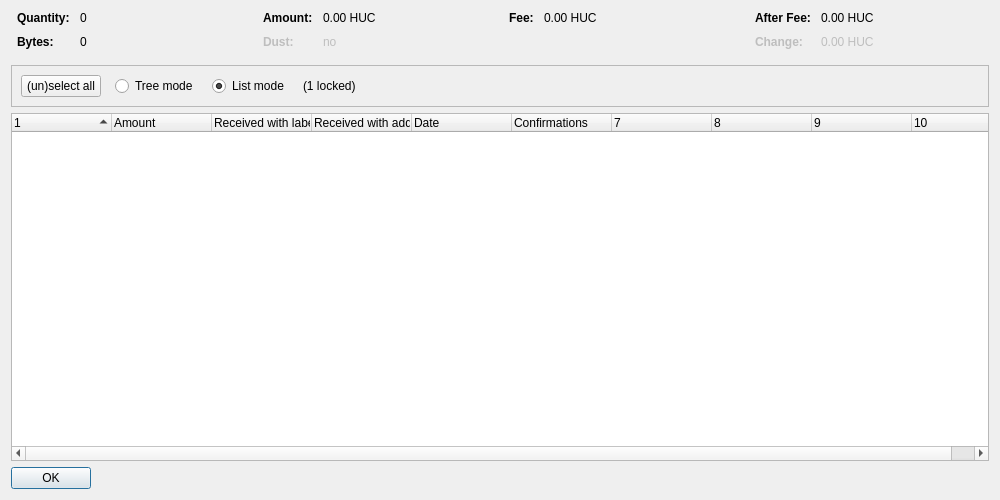
<?xml version="1.0" encoding="UTF-8"?>
<ui version="4.0">
 <class>CoinControlDialog</class>
 <widget class="QDialog" name="CoinControlDialog">
  <property name="geometry">
   <rect>
    <x>0</x>
    <y>0</y>
    <width>1000</width>
    <height>500</height>
   </rect>
  </property>
  <property name="windowTitle">
   <string>Coin Selection</string>
  </property>
  <layout class="QVBoxLayout" name="verticalLayout">
   <item>
    <layout class="QHBoxLayout" name="horizontalLayoutTop" stretch="0,0,0,0">
     <property name="topMargin">
      <number>0</number>
     </property>
     <property name="bottomMargin">
      <number>10</number>
     </property>
     <item>
      <layout class="QFormLayout" name="formLayoutCoinControl1">
       <property name="horizontalSpacing">
        <number>10</number>
       </property>
       <property name="verticalSpacing">
        <number>10</number>
       </property>
       <property name="leftMargin">
        <number>6</number>
       </property>
       <property name="rightMargin">
        <number>6</number>
       </property>
       <item row="0" column="0">
        <widget class="QLabel" name="labelCoinControlQuantityText">
         <property name="font">
          <font>
           <weight>75</weight>
           <bold>true</bold>
          </font>
         </property>
         <property name="text">
          <string>Quantity:</string>
         </property>
        </widget>
       </item>
       <item row="0" column="1">
        <widget class="QLabel" name="labelCoinControlQuantity">
         <property name="cursor">
          <cursorShape>IBeamCursor</cursorShape>
         </property>
         <property name="contextMenuPolicy">
          <enum>Qt::ActionsContextMenu</enum>
         </property>
         <property name="text">
          <string notr="true">0</string>
         </property>
         <property name="textInteractionFlags">
          <set>Qt::LinksAccessibleByMouse|Qt::TextSelectableByKeyboard|Qt::TextSelectableByMouse</set>
         </property>
        </widget>
       </item>
       <item row="1" column="0">
        <widget class="QLabel" name="labelCoinControlBytesText">
         <property name="font">
          <font>
           <weight>75</weight>
           <bold>true</bold>
          </font>
         </property>
         <property name="text">
          <string>Bytes:</string>
         </property>
        </widget>
       </item>
       <item row="1" column="1">
        <widget class="QLabel" name="labelCoinControlBytes">
         <property name="cursor">
          <cursorShape>IBeamCursor</cursorShape>
         </property>
         <property name="contextMenuPolicy">
          <enum>Qt::ActionsContextMenu</enum>
         </property>
         <property name="text">
          <string notr="true">0</string>
         </property>
         <property name="textInteractionFlags">
          <set>Qt::LinksAccessibleByMouse|Qt::TextSelectableByKeyboard|Qt::TextSelectableByMouse</set>
         </property>
        </widget>
       </item>
      </layout>
     </item>
     <item>
      <layout class="QFormLayout" name="formLayoutCoinControl2">
       <property name="horizontalSpacing">
        <number>10</number>
       </property>
       <property name="verticalSpacing">
        <number>10</number>
       </property>
       <property name="leftMargin">
        <number>6</number>
       </property>
       <property name="rightMargin">
        <number>6</number>
       </property>
       <item row="0" column="0">
        <widget class="QLabel" name="labelCoinControlAmountText">
         <property name="font">
          <font>
           <weight>75</weight>
           <bold>true</bold>
          </font>
         </property>
         <property name="text">
          <string>Amount:</string>
         </property>
        </widget>
       </item>
       <item row="0" column="1">
        <widget class="QLabel" name="labelCoinControlAmount">
         <property name="cursor">
          <cursorShape>IBeamCursor</cursorShape>
         </property>
         <property name="contextMenuPolicy">
          <enum>Qt::ActionsContextMenu</enum>
         </property>
         <property name="text">
          <string notr="true">0.00 HUC</string>
         </property>
         <property name="textInteractionFlags">
          <set>Qt::LinksAccessibleByMouse|Qt::TextSelectableByKeyboard|Qt::TextSelectableByMouse</set>
         </property>
        </widget>
       </item>
       <item row="1" column="0">
        <widget class="QLabel" name="labelCoinControlLowOutputText">
         <property name="enabled">
          <bool>false</bool>
         </property>
         <property name="font">
          <font>
           <weight>75</weight>
           <bold>true</bold>
          </font>
         </property>
         <property name="text">
          <string>Dust:</string>
         </property>
        </widget>
       </item>
       <item row="1" column="1">
        <widget class="QLabel" name="labelCoinControlLowOutput">
         <property name="enabled">
          <bool>false</bool>
         </property>
         <property name="cursor">
          <cursorShape>IBeamCursor</cursorShape>
         </property>
         <property name="contextMenuPolicy">
          <enum>Qt::ActionsContextMenu</enum>
         </property>
         <property name="text">
          <string notr="true">no</string>
         </property>
         <property name="textInteractionFlags">
          <set>Qt::LinksAccessibleByMouse|Qt::TextSelectableByKeyboard|Qt::TextSelectableByMouse</set>
         </property>
        </widget>
       </item>
      </layout>
     </item>
     <item>
      <layout class="QFormLayout" name="formLayoutCoinControl3">
       <property name="horizontalSpacing">
        <number>10</number>
       </property>
       <property name="verticalSpacing">
        <number>10</number>
       </property>
       <property name="leftMargin">
        <number>6</number>
       </property>
       <property name="rightMargin">
        <number>6</number>
       </property>
       <item row="0" column="0">
        <widget class="QLabel" name="labelCoinControlFeeText">
         <property name="font">
          <font>
           <weight>75</weight>
           <bold>true</bold>
          </font>
         </property>
         <property name="text">
          <string>Fee:</string>
         </property>
        </widget>
       </item>
       <item row="0" column="1">
        <widget class="QLabel" name="labelCoinControlFee">
         <property name="cursor">
          <cursorShape>IBeamCursor</cursorShape>
         </property>
         <property name="contextMenuPolicy">
          <enum>Qt::ActionsContextMenu</enum>
         </property>
         <property name="text">
          <string notr="true">0.00 HUC</string>
         </property>
         <property name="textInteractionFlags">
          <set>Qt::LinksAccessibleByMouse|Qt::TextSelectableByKeyboard|Qt::TextSelectableByMouse</set>
         </property>
        </widget>
       </item>
      </layout>
     </item>
     <item>
      <layout class="QFormLayout" name="formLayoutCoinControl4">
       <property name="horizontalSpacing">
        <number>10</number>
       </property>
       <property name="verticalSpacing">
        <number>10</number>
       </property>
       <property name="leftMargin">
        <number>6</number>
       </property>
       <property name="rightMargin">
        <number>6</number>
       </property>
       <item row="0" column="0">
        <widget class="QLabel" name="labelCoinControlAfterFeeText">
         <property name="font">
          <font>
           <weight>75</weight>
           <bold>true</bold>
          </font>
         </property>
         <property name="text">
          <string>After Fee:</string>
         </property>
        </widget>
       </item>
       <item row="0" column="1">
        <widget class="QLabel" name="labelCoinControlAfterFee">
         <property name="cursor">
          <cursorShape>IBeamCursor</cursorShape>
         </property>
         <property name="contextMenuPolicy">
          <enum>Qt::ActionsContextMenu</enum>
         </property>
         <property name="text">
          <string notr="true">0.00 HUC</string>
         </property>
         <property name="textInteractionFlags">
          <set>Qt::LinksAccessibleByMouse|Qt::TextSelectableByKeyboard|Qt::TextSelectableByMouse</set>
         </property>
        </widget>
       </item>
       <item row="1" column="0">
        <widget class="QLabel" name="labelCoinControlChangeText">
         <property name="enabled">
          <bool>false</bool>
         </property>
         <property name="font">
          <font>
           <weight>75</weight>
           <bold>true</bold>
          </font>
         </property>
         <property name="text">
          <string>Change:</string>
         </property>
        </widget>
       </item>
       <item row="1" column="1">
        <widget class="QLabel" name="labelCoinControlChange">
         <property name="enabled">
          <bool>false</bool>
         </property>
         <property name="cursor">
          <cursorShape>IBeamCursor</cursorShape>
         </property>
         <property name="contextMenuPolicy">
          <enum>Qt::ActionsContextMenu</enum>
         </property>
         <property name="text">
          <string notr="true">0.00 HUC</string>
         </property>
         <property name="textInteractionFlags">
          <set>Qt::LinksAccessibleByMouse|Qt::TextSelectableByKeyboard|Qt::TextSelectableByMouse</set>
         </property>
        </widget>
       </item>
      </layout>
     </item>
    </layout>
   </item>
   <item>
    <widget class="QFrame" name="frame">
     <property name="minimumSize">
      <size>
       <width>0</width>
       <height>40</height>
      </size>
     </property>
     <property name="frameShape">
      <enum>QFrame::StyledPanel</enum>
     </property>
     <property name="frameShadow">
      <enum>QFrame::Sunken</enum>
     </property>
     <layout class="QHBoxLayout" name="horizontalLayout">
      <item>
       <layout class="QHBoxLayout" name="horizontalLayoutPanel" stretch="0,0,0,0,0">
        <property name="spacing">
         <number>14</number>
        </property>
        <item>
         <widget class="QPushButton" name="pushButtonSelectAll">
          <property name="sizePolicy">
           <sizepolicy hsizetype="Maximum" vsizetype="Fixed">
            <horstretch>0</horstretch>
            <verstretch>0</verstretch>
           </sizepolicy>
          </property>
          <property name="text">
           <string>(un)select all</string>
          </property>
          <property name="autoDefault">
           <bool>false</bool>
          </property>
         </widget>
        </item>
        <item>
         <widget class="QRadioButton" name="radioTreeMode">
          <property name="sizePolicy">
           <sizepolicy hsizetype="Maximum" vsizetype="Fixed">
            <horstretch>0</horstretch>
            <verstretch>0</verstretch>
           </sizepolicy>
          </property>
          <property name="text">
           <string>Tree mode</string>
          </property>
         </widget>
        </item>
        <item>
         <widget class="QRadioButton" name="radioListMode">
          <property name="sizePolicy">
           <sizepolicy hsizetype="Maximum" vsizetype="Fixed">
            <horstretch>0</horstretch>
            <verstretch>0</verstretch>
           </sizepolicy>
          </property>
          <property name="text">
           <string>List mode</string>
          </property>
          <property name="checked">
           <bool>true</bool>
          </property>
         </widget>
        </item>
        <item>
         <widget class="QLabel" name="labelLocked">
          <property name="text">
           <string notr="true">(1 locked)</string>
          </property>
         </widget>
        </item>
        <item>
         <spacer name="horizontalSpacer">
          <property name="orientation">
           <enum>Qt::Horizontal</enum>
          </property>
          <property name="sizeHint" stdset="0">
           <size>
            <width>40</width>
            <height>20</height>
           </size>
          </property>
         </spacer>
        </item>
       </layout>
      </item>
     </layout>
    </widget>
   </item>
   <item>
    <widget class="CoinControlTreeWidget" name="treeWidget">
     <property name="contextMenuPolicy">
      <enum>Qt::CustomContextMenu</enum>
     </property>
     <property name="sortingEnabled">
      <bool>false</bool>
     </property>
     <property name="columnCount">
      <number>10</number>
     </property>
     <attribute name="headerShowSortIndicator" stdset="0">
      <bool>true</bool>
     </attribute>
     <attribute name="headerStretchLastSection">
      <bool>false</bool>
     </attribute>
     <column>
      <property name="text">
       <string/>
      </property>
     </column>
     <column>
      <property name="text">
       <string>Amount</string>
      </property>
     </column>
     <column>
      <property name="text">
       <string>Received with label</string>
      </property>
     </column>
     <column>
      <property name="text">
       <string>Received with address</string>
      </property>
     </column>
     <column>
      <property name="text">
       <string>Date</string>
      </property>
     </column>
     <column>
      <property name="text">
       <string>Confirmations</string>
      </property>
      <property name="toolTip">
       <string>Confirmed</string>
      </property>
     </column>
     <column>
      <property name="text">
       <string/>
      </property>
     </column>
     <column>
      <property name="text">
       <string/>
      </property>
     </column>
     <column>
      <property name="text">
       <string/>
      </property>
     </column>
     <column>
      <property name="text">
       <string/>
      </property>
     </column>
    </widget>
   </item>
   <item>
    <widget class="QDialogButtonBox" name="buttonBox">
     <property name="sizePolicy">
      <sizepolicy hsizetype="Maximum" vsizetype="Fixed">
       <horstretch>0</horstretch>
       <verstretch>0</verstretch>
      </sizepolicy>
     </property>
     <property name="orientation">
      <enum>Qt::Horizontal</enum>
     </property>
     <property name="standardButtons">
      <set>QDialogButtonBox::Ok</set>
     </property>
    </widget>
   </item>
  </layout>
 </widget>
 <customwidgets>
  <customwidget>
   <class>CoinControlTreeWidget</class>
   <extends>QTreeWidget</extends>
   <header>coincontroltreewidget.h</header>
  </customwidget>
 </customwidgets>
 <resources/>
 <connections/>
</ui>
